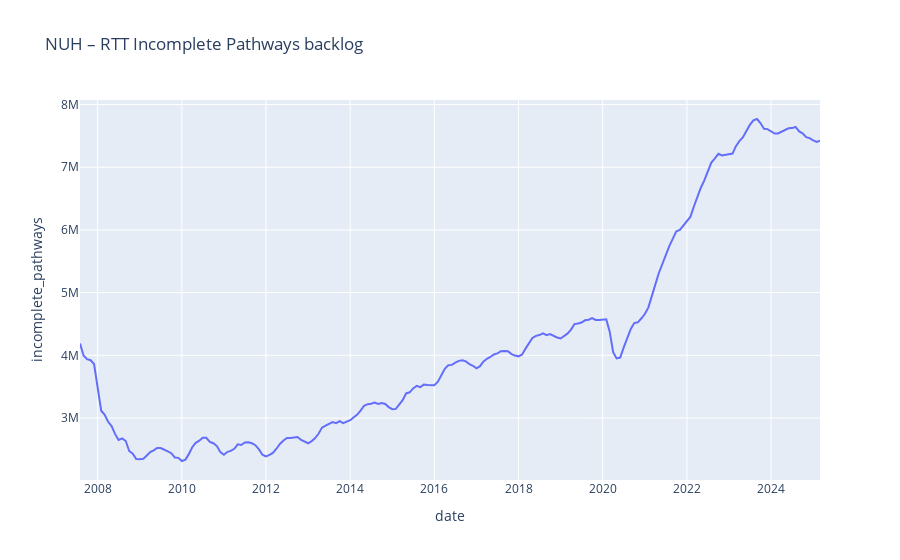

The cell this chart's notebook holds for it:
### Code cell
px.line(df, x="date", y="incomplete_pathways",
        title="NUH – RTT Incomplete Pathways backlog").show()

### Figure 1 — Plotly figure (JSON) as saved in the notebook; plotly's stock layout.template omitted (floating-point values rounded to 4 significant figures; data arrays with more than 128 entries replaced by an {"elided": "..."} marker saying what was removed)
{"data": [{"hovertemplate": "date=%{x}<br>incomplete_pathways=%{y}<extra></extra>", "legendgroup": "", "line": {"color": "#636efa", "dash": "solid"}, "marker": {"symbol": "circle"}, "mode": "lines", "name": "", "orientation": "v", "showlegend": false, "type": "scatter", "x": {"elided": "212 str values"}, "xaxis": "x", "y": {"elided": "212 int values"}, "yaxis": "y"}], "layout": {"legend": {"tracegroupgap": 0}, "title": {"text": "NUH – RTT Incomplete Pathways backlog"}, "xaxis": {"anchor": "y", "domain": [0, 1], "title": {"text": "date"}}, "yaxis": {"anchor": "x", "domain": [0, 1], "title": {"text": "incomplete_pathways"}}}}
